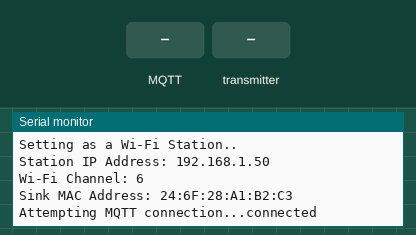
Simulated run of this program. Board: ESP32. Parts: the last lines printed to the serial monitor. The test bench sets the inputs (shaded band). WiFi joins after 1.5 s; servers stay silent unless stated; no MQTT or app messages arrive unless stated.

Above: at 3.2 s.
3.3 s: MQTT message "esp32/board0/output" arrives on the first subscribed topic
At 4.5 s:
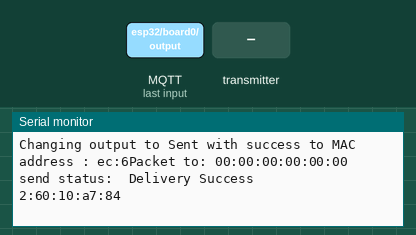
4.8 s: the transmitter starts sending boardId = 0
At 5.12 s:
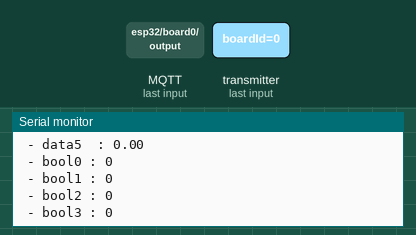
6.3 s: MQTT message "on" arrives on the first subscribed topic
At 6.7 s:
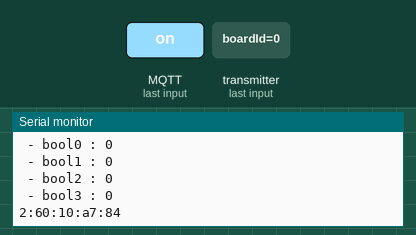
7.8 s: MQTT message "off" arrives on the first subscribed topic
9.3 s: MQTT message "1" arrives on the first subscribed topic
10.8 s: MQTT message "esp32/board0/output" arrives on the second subscribed topic
Timing chart, 0 to 13.3 s (numbered marks = the images above; inputs shaded):
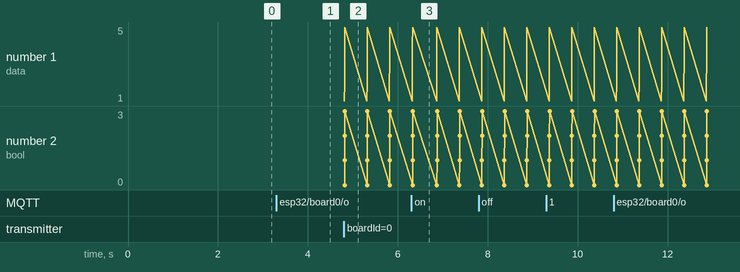

Measured:
- after the input at 3.3 s, the serial monitor: prints a new line at once (image 1)
- after the input at 4.8 s, the serial monitor: prints a new line at once (image 2)
- after the input at 6.3 s, the serial monitor: prints a new line at once (image 3)

The program:

main.cpp
```cpp
// (licence header left out)
#include <esp_now.h>
#include <WiFi.h>
#include <PubSubClient.h>
#include <iostream>
#include <string> // for string and to_string()
using namespace std;

// TODO : update if you have more than one mote (sink does not count)
#define MOTE_COUNT 2

// Put here your network credentials (Wifi Access Point)
const char *ssid = "iot";
const char *password = "iotisis;";

// TODO : Add your MQTT Broker IP address, example:
// const char* mqtt_server = "192.168.3.xx";
const char *mqtt_server = "192.168.3.32";
WiFiClient espClient;
PubSubClient client(espClient);
long lastMsg = 0;
char msg[50];
int value = 0;

// TODO : REPLACE WITH YOUR DESTINATION'S ESP MAC ADDRESS (for ESP NOW)
// WARNING : First index of moteAddress matrix must correspond to moteBoardId (0, 1, etc.)
// If there are more than one mote, use the following syntax (example with MOTE_COUNT=2) :
// uint8_t moteAddress[MOTE_COUNT][6] = {{0xFF, 0xFF, 0xFF, 0xFF, 0xFF, 0xFF},
//                              {0xFF, 0xFF, 0xFF, 0xFF, 0xFF, 0xFF}};
uint8_t moteAddress[MOTE_COUNT][6] = {{0xEC, 0x62, 0x60, 0x10, 0xA7, 0x84},
                                      {0x24, 0xDC, 0xC3, 0x14, 0x3D, 0xB4}};
esp_now_peer_info_t peerInfo[MOTE_COUNT];

// ================================================================================================
// DATA STRUCTURES DEFINITION FOR ESPNOW COMMUNICATION
// (Can be modified according to your needs, warning: must be identical on mote and sink)
//
// Create structure to exchange data through ESP-NOW : Mote->Sink
typedef struct struct_mote2sinkMessage {
  int boardId;
  int readingId;
  int timeTag;
  float data0;
  float data1;
  float data2;
  float data3;
  float data4;
  float data5;
  bool bool0;
  bool bool1;
  bool bool2;
  bool bool3;
  char text[64];
} struct_mote2sinkMessage;
struct_mote2sinkMessage espNow_incomingReadings;
// Create an array with all the last incoming messages, sorted by board ID
struct_mote2sinkMessage espNow_lastMotesReadings[MOTE_COUNT] = {};

// Create structure to exchange data through ESP-NOW : Sink->Mote
typedef struct struct_sink2moteMessage {
  int boardId;
  float data0;
  float data1;
  bool bool0;
  bool bool1;
  bool bool2;
  bool bool3;
  char text[64];
} struct_sink2moteMessage;
struct_sink2moteMessage espNow_outgoingMessage;

// ================================================================================================
// Functions for ESP NOW communications
//

// callback function that will be executed when data is received (mote->sink)
void espNowOnDataRecv(const uint8_t *mac_addr, const uint8_t *incomingData, int len) {
  // Copies the sender mac address to a string
  char macStr[18];
  Serial.print("Packet received from MAC = ");
  snprintf(macStr, sizeof(macStr), "%02x:%02x:%02x:%02x:%02x:%02x",
           mac_addr[0], mac_addr[1], mac_addr[2], mac_addr[3], mac_addr[4], mac_addr[5]);
  Serial.print(macStr);
  Serial.print(", length = ");
  Serial.print(len);
  Serial.println(" Bytes");
  memcpy(&espNow_incomingReadings, incomingData, sizeof(espNow_incomingReadings));

  // Make a local copy of last received board data
  espNow_lastMotesReadings[espNow_incomingReadings.boardId] = espNow_incomingReadings;
  Serial.print(" - boardID : ");
  Serial.println(espNow_incomingReadings.boardId);
  Serial.print(" - readingID : ");
  Serial.println(espNow_incomingReadings.readingId);
  Serial.print(" - timeTag : ");
  Serial.println(espNow_incomingReadings.timeTag);
  Serial.print(" - data0 : ");
  Serial.println(espNow_incomingReadings.data0);
  Serial.print(" - data1  : ");
  Serial.println(espNow_incomingReadings.data1);
  Serial.print(" - data2  : ");
  Serial.println(espNow_incomingReadings.data2);
  Serial.print(" - data3  : ");
  Serial.println(espNow_incomingReadings.data3);
  Serial.print(" - data4  : ");
  Serial.println(espNow_incomingReadings.data4);
  Serial.print(" - data5  : ");
  Serial.println(espNow_incomingReadings.data5);
  Serial.print(" - bool0 : ");
  Serial.println(espNow_incomingReadings.bool0);
  Serial.print(" - bool1 : ");
  Serial.println(espNow_incomingReadings.bool1);
  Serial.print(" - bool2 : ");
  Serial.println(espNow_incomingReadings.bool2);
  Serial.print(" - bool3 : ");
  Serial.println(espNow_incomingReadings.bool3);
}

// callback when data is sent from sink (sink->mote)
void espNowOnDataSent(const uint8_t *mac_addr, esp_now_send_status_t status) {
  char macStr[18];
  Serial.print("Packet to: ");
  snprintf(macStr, sizeof(macStr), "%02x:%02x:%02x:%02x:%02x:%02x",
           mac_addr[0], mac_addr[1], mac_addr[2], mac_addr[3], mac_addr[4], mac_addr[5]);
  Serial.print(macStr);
  Serial.print(" send status:\t");
  Serial.println(status == ESP_NOW_SEND_SUCCESS ? "Delivery Success" : "Delivery Fail");
}

void espNowSendDataToMote(struct_sink2moteMessage message) {
  esp_err_t result = esp_now_send(moteAddress[espNow_outgoingMessage.boardId],
                                  (uint8_t *)&message, sizeof(struct_sink2moteMessage));

  if (result == ESP_OK) {
    Serial.print("Sent with success to MAC address : ");
    char macStr[18];
    uint8_t *mac_addr = moteAddress[espNow_outgoingMessage.boardId];
    snprintf(macStr, sizeof(macStr), "%02x:%02x:%02x:%02x:%02x:%02x",
             mac_addr[0], mac_addr[1], mac_addr[2], mac_addr[3], mac_addr[4], mac_addr[5]);
    Serial.println(macStr);
  } else {
    Serial.println("Error sending the data");
  }
}

// ================================================================================================
// Functions to handle MQTT subscribed topic update
// TODO : to modify according to project needs, code below is just an example
void mqttCallback(char *topic, byte *message, unsigned int length) {
  Serial.print("Message arrived on topic: ");
  Serial.print(topic);
  Serial.print(". Message: ");
  String messageTemp;

  for (int i = 0; i < length; i++) {
    Serial.print((char)message[i]);
    messageTemp += (char)message[i];
  }
  Serial.println();

  // If a message is received on the topic esp32/board0/output, you check if the message is either "on" or "off".
  // Send a message through ESP NOW according to the MQTT message
  espNow_outgoingMessage = {};
  if (String(topic) == "esp32/board0/output") {
    espNow_outgoingMessage.boardId = 0;
    Serial.print("Changing output to ");
    if (messageTemp == "on") {
      Serial.println("Board0 led on");
      espNow_outgoingMessage.bool0 = 1;
      // digitalWrite(ledPin, HIGH);
      // TODO : send message to ESP NOW to switch ON LED
    } else if (messageTemp == "off") {
      Serial.println("Board0 led off");
      espNow_outgoingMessage.bool0 = 0;
      // digitalWrite(ledPin, LOW);
      // TODO : send message to ESP NOW to switch ON LED
    }
    char textMsg[] = "esp32/board0/output has been updated";
    memcpy(&espNow_outgoingMessage.text, textMsg, sizeof(textMsg));
    espNowSendDataToMote(espNow_outgoingMessage);
  }
  // Same for board1
  if (String(topic) == "esp32/board1/output") {
    espNow_outgoingMessage.boardId = 1;
    Serial.print("Changing output to ");
    if (messageTemp == "on") {
      Serial.println("Board1 led on");
      espNow_outgoingMessage.bool0 = 1;
      // digitalWrite(ledPin, HIGH);
      // TODO : send message to ESP NOW to switch ON LED
    } else if (messageTemp == "off") {
      Serial.println("Board1 led off");
      espNow_outgoingMessage.bool0 = 0;
      // digitalWrite(ledPin, LOW);
      // TODO : send message to ESP NOW to switch ON LED
    }
    char textMsg[] = "esp32/board1/output has been updated";
    memcpy(&espNow_outgoingMessage.text, textMsg, sizeof(textMsg));
    espNowSendDataToMote(espNow_outgoingMessage);
  }
}

void mqttReconnect() {
  // Loop until we're reconnected
  while (!client.connected()) {
    Serial.print("Attempting MQTT connection...");
    // Attempt to connect
    if (client.connect("ESP32Client")) {
      Serial.println("connected");
      // Subscribe
      client.subscribe("esp32/board0/output");
      client.subscribe("esp32/board1/output");
    } else {
      Serial.print("failed, rc=");
      Serial.print(client.state());
      Serial.println(" try again in 5 seconds");
      // Wait 5 seconds before retrying
      delay(5000);
    }
  }
}

// ================================================================================================
// Setup and Loop functions below
//
void setup() {
  // Initialize Serial Monitor
  Serial.begin(115200);

  // TODO : Here perform setup of hardware which is connected to sink (RFID, dht, LEDs, etc.), if needed
  // e.g. :
  //  - pinMode(ledPin1, OUTPUT);
  //  - pinMode(ledPin2, OUTPUT);

  //-----------------------------------------------------------
  // Settings for Wifi configuration
  // Set device as a Wi-Fi Station
  WiFi.mode(WIFI_AP_STA);
  WiFi.begin(ssid, password);
  while (WiFi.status() != WL_CONNECTED) {
    delay(1000);
    Serial.println("Setting as a Wi-Fi Station..");
  }
  Serial.print("Station IP Address: ");
  Serial.println(WiFi.localIP());
  Serial.print("Wi-Fi Channel: ");
  Serial.println(WiFi.channel());
  Serial.print("Sink MAC Address: ");
  Serial.println(WiFi.macAddress());

  //-----------------------------------------------------------
  // Settings for ESP NOW configuration
  // Init ESP-NOW
  if (esp_now_init() != ESP_OK) {
    Serial.println("Error initializing ESP-NOW");
    return;
  }
  // Once ESP-NOW is successfully initialized, we will register for recv CB to
  // get recv packet info, and we will register to send info
  esp_now_register_recv_cb(espNowOnDataRecv);
  esp_now_register_send_cb(espNowOnDataSent);

  // Register peers (motes)
  for (int i = 0; i < MOTE_COUNT; i++) {
    peerInfo[i].channel = 0;
    peerInfo[i].encrypt = false;
    memcpy(peerInfo[i].peer_addr, moteAddress[i], 6);
    if (esp_now_add_peer(&peerInfo[i]) != ESP_OK) {
      Serial.println("Failed to add peer");
      return;
    }
  }

  //-----------------------------------------------------------
  // Settings for MQTT configuration
  client.setServer(mqtt_server, 1883);
  client.setCallback(mqttCallback);
}

// TODO : Modify code below according to project needs, the following is
// only an example (MQTT publishing)
void loop() {
  // MQTT reconnect when needed
  if (!client.connected()) {
    mqttReconnect();
  }
  client.loop();

  long now = millis();
  if (now - lastMsg > 500) {
    lastMsg = now;
    for (size_t i = 0; i < MOTE_COUNT; i++) {
      if (espNow_lastMotesReadings[i].timeTag != 0) {
        char lastUpdateString[8];
        char tempString[8];
        char humString[8];
        // Switch case on "BoardId"
        switch (espNow_lastMotesReadings[i].boardId) {
          case 0:
            dtostrf(espNow_lastMotesReadings[i].timeTag, 1, 2, lastUpdateString);
            client.publish("esp32/board0/lastUpdate", lastUpdateString);

            dtostrf(espNow_lastMotesReadings[i].data0, 1, 2, tempString);
            client.publish("esp32/board0/temperature", tempString);

            dtostrf(espNow_lastMotesReadings[i].data1, 1, 2, humString);
            client.publish("esp32/board0/humidity", humString);

            espNow_lastMotesReadings[i] = {};
            break;

          case 1:
            dtostrf(espNow_lastMotesReadings[i].timeTag, 1, 2, lastUpdateString);
            client.publish("esp32/board1/lastUpdate", lastUpdateString);

            dtostrf(espNow_lastMotesReadings[i].data0, 1, 2, tempString);
            client.publish("esp32/board1/temperature", tempString);

            dtostrf(espNow_lastMotesReadings[i].data1, 1, 2, humString);
            client.publish("esp32/board1/humidity", humString);

            espNow_lastMotesReadings[i] = {};
            break;

          default:
            break;
        }
      }
    }
  }
}
```
